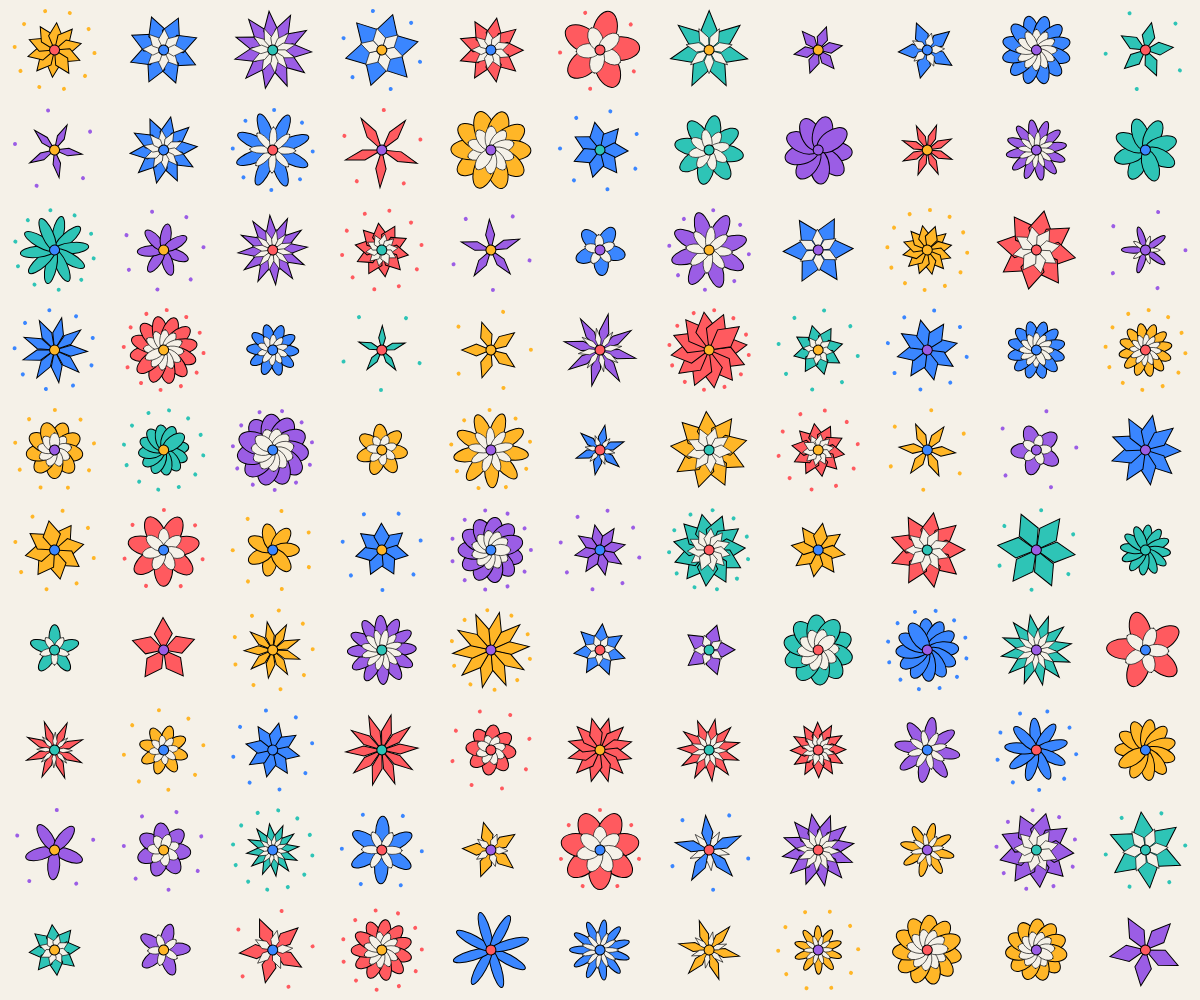
Frame 1 (no input)
Frame 60 (no input): identical to frame 1, image omitted
Frame 120 (the mouse pressed at the canvas centre since frame 60): identical to frame 1, image omitted

The p5.js sketch that drew this single still picture (run headless with seeded random() and noise() and a simulated clock; from frame 60 on, the mouse is pressed at the canvas centre):

// p5.js sketch
// ── sketch.js
let SFONDO = "#f5f1e8";
let PALETTE = ["#ff5a5f", "#ffb627", "#2ec4b6", "#3a86ff", "#9b5de5"];

function setup() {
  createCanvas(windowWidth, windowHeight);
  angleMode(DEGREES);
  background(SFONDO);

  //  glifi
  let numeroGlifi = 110;
  let numeroColonne = ceil(sqrt(numeroGlifi));              
  let numeroRighe = ceil(numeroGlifi / numeroColonne);     
  let dimColonna = windowWidth / numeroColonne;
  let dimRiga = windowHeight / numeroRighe;

  let xCorrente = 0;
  let yCorrente = 0;

  for (let g = 0; g < numeroGlifi; g++) {
    mioGlifo(xCorrente + dimColonna / 2, yCorrente + dimRiga / 2, min(dimColonna, dimRiga) * 0.8);
    xCorrente = xCorrente + dimColonna;

    if (xCorrente >= windowWidth - 1) {
      xCorrente = 0;
      yCorrente = yCorrente + dimRiga;
    }
  }
}

function draw() {
}

function mioGlifo(_x, _y, _size) {
  // parametri casuali
  let raggio = _size / 2;
  let petali = floor(random(5, 13));
  let lunghezza = raggio * random(0.6, 1);
  let larghezza = lunghezza * random(0.25, 0.6);
  let appuntito = random() < 0.5;       // true = stella, false = fiore
  let doppio = random() < 0.55;
  let puntini = random() < 0.5;
  let colore = random(PALETTE);
  let coloreCentro = random(PALETTE);

  push();
  translate(_x, _y);
  rotate(random(360));
  stroke(0);
  strokeWeight(1);

  // strati di petali
  let numeroStrati = 1;
  if (doppio) {
    numeroStrati = 2;
  }

  for (let s = 0; s < numeroStrati; s++) {
    push();
    fill(colore);

    if (s == 1) {
      rotate(180 / petali);   // sfasato di mezzo petalo
      scale(0.6);             // più piccolo
      fill(SFONDO);
    }

    for (let i = 0; i < petali; i++) {
      push();
      rotate((360 / petali) * i);
      translate(lunghezza / 2, 0);
      if (appuntito) {
        quad(-lunghezza / 2, 0, 0, -larghezza / 2, lunghezza / 2, 0, 0, larghezza / 2);
      } else {
        ellipse(0, 0, lunghezza, larghezza);
      }
      pop();
    }
    pop();
  }

  // puntini
  if (puntini) {
    noStroke();
    fill(colore);
    for (let i = 0; i < petali; i++) {
      push();
      rotate((360 / petali) * (i + 0.5));
      translate(raggio, 0);
      circle(0, 0, raggio * 0.1);
      pop();
    }
    stroke(0);
  }

  // centro
  fill(coloreCentro);
  circle(0, 0, raggio * 0.25);

  pop();
}
